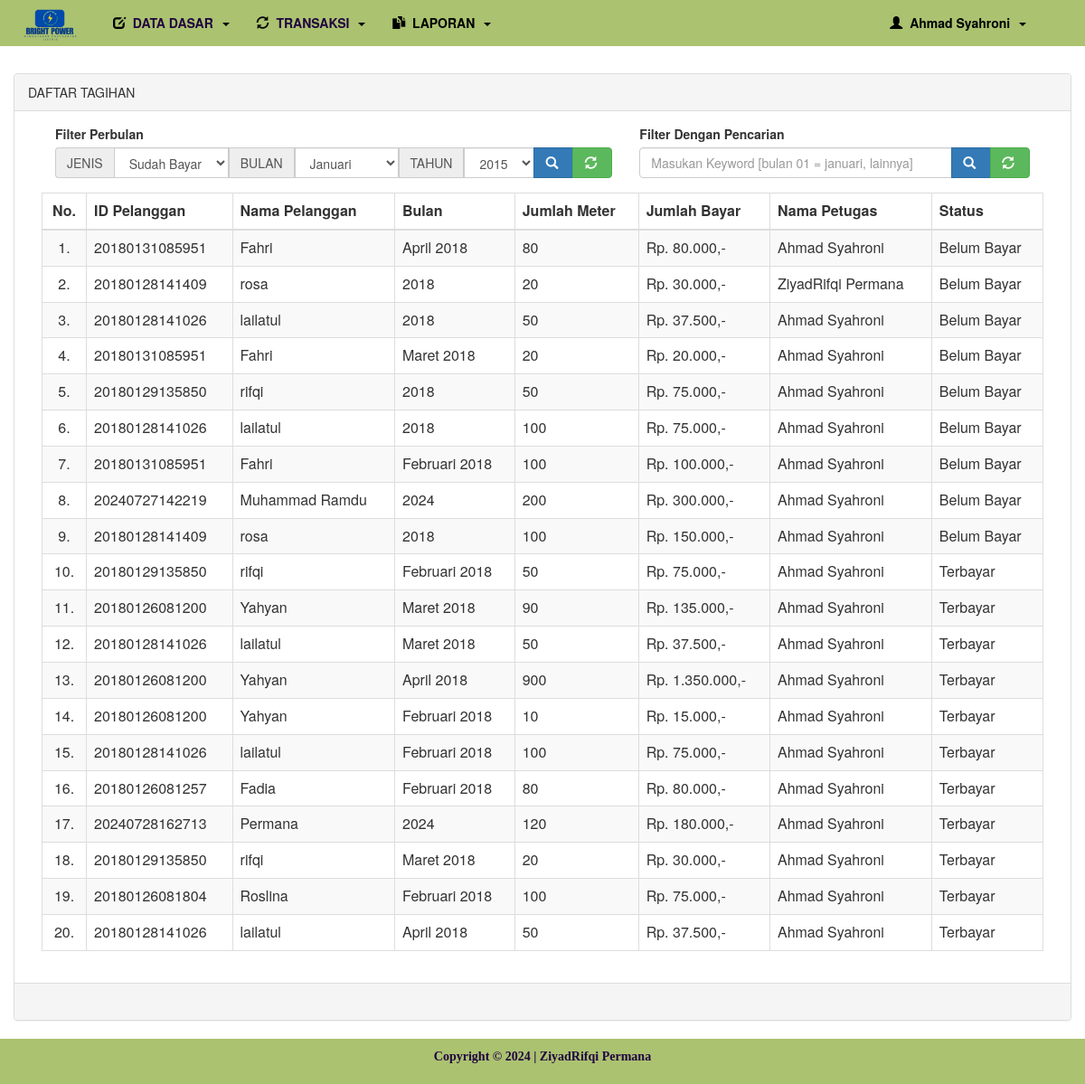
The page /pln/hal_utama.php?menu=tagihan (signed in) on the database its author committed.
### tables this page shows
CREATE TABLE `tagihan` (
  `id_tagihan` int(11) NOT NULL,
  `id_pelanggan` varchar(14) NOT NULL,
  `bulan` varchar(2) NOT NULL,
  `tahun` year(4) NOT NULL,
  `jumlah_meter` int(11) NOT NULL,
  `tarif_perkwh` double NOT NULL,
  `jumlah_bayar` double NOT NULL,
  `status` varchar(15) NOT NULL,
  `id_petugas` varchar(12) NOT NULL
);

### pln/tagihan.php (the view, shortened to what this page needs)
<?php
	$cari ="";
?>
<!DOCTYPE html>
<html>
<head>
</head>
<body>
	<div class="container-fluid">
		<div class="row">
			<div class="col-md-12">
				<div class="panel panel-default">
					<div class="panel-heading">
						DAFTAR TAGIHAN
					</div>
					<div class="panel-body">
						<form method="post">
							<div class="col-md-12">
								<div class="col-md-7 pull-left">
									<label>Filter Perbulan</label>
									<div class="input-group">
										<span class="input-group-addon">JENIS</span>
										<select name="laporan" class="form-control">
											<option value="Terbayar" <?php if(@$status=="Terbayar"){echo "selected";} ?>>Sudah Bayar</option>
										</select>
										<span class="input-group-addon">BULAN</span>
										<select name="bulan" class="form-control">
											<?php
												for ($a=1; $a <=12 ; $a++) {
													if ($a<10) {
														$b = "0".$a;
													}else{
														$b = $a;
													} ?>
													<option value="<?php echo $b; ?>" <?php if($b==@$bln_cari){echo "selected";} ?>><?php $aksi->bulan($b); ?></option>
												<?php } ?>
										</select>
										<div class="input-group-addon" id="pri">TAHUN</div>
										<select name="tahun" class="form-control">
											<?php
											for ($a=date("2015"); $a < 2031; $a++) {
											?>
											<option value="<?php echo $a; ?>" <?php if($a==@$thn_cari){echo "selected";} ?>><?php echo @$a; ?></option>
											<?php } ?>
										</select>
										<div class="input-group-btn">
											<button type="submit" name="bcari" class="btn btn-primary"><span class="glyphicon glyphicon-search"></span>&nbsp;</button>
											<button type="submit"  name="brefresh" class="btn btn-success"><span class="glyphicon glyphicon-refresh"></span>&nbsp;</button>
										</div>
									</div>
								</div>
								<div class="col-md-5 pull-right">
									<label>Filter Dengan Pencarian</label>
									<div class="input-group">
										<input type="text" name="tcari" class="form-control" placeholder="Masukan Keyword [bulan 01 = januari, lainnya]" value="<?php echo @$text ?>">
										<div class="input-group-btn">
											<button type="submit" name="bcari_text" class="btn btn-primary"><span class="glyphicon glyphicon-search"></span>&nbsp;</button>
											<button type="submit"  name="brefresh" class="btn btn-success"><span class="glyphicon glyphicon-refresh"></span>&nbsp;</button>
										</div>
									</div>
								</div>
							</div>
						</form>
						<br>
						<div class="col-md-12">
							<div class="table-responsive">
								<table class="table table-bordered table-striped table-hover">
									<thead>
										<th><center>No.</center></th>
										<th>ID Pelanggan</th>
										<th>Nama Pelanggan</th>
										<th>Bulan</th>
										<th>Jumlah Meter</th>
										<th>Jumlah Bayar</th>
										<th>Nama Petugas</th>
										<th>Status</th>
									</thead>
									<tbody>
										<?php
											$no=0;
											$a = $aksi->tampil("qw_tagihan",$cari,"ORDER BY status ASC");
											if (empty($a)) {
												$aksi->no_record(8);
											}else{
												foreach ($a as $r) {
													$no++;
										?>
											<tr>
												<td align="center"><?php echo $no; ?>.</td>
												<td><?php echo $r['id_pelanggan']; ?></td>
												<td><?php echo $r['nama_pelanggan']; ?></td>
												<td><?php $aksi->bulan($r['bulan']);echo " ".$r['tahun']; ?></td>
												<td><?php echo $r['jumlah_meter']; ?></td>
												<td><?php $aksi->rupiah($r['jumlah_bayar']); ?></td>
												<td><?php echo $r['nama_petugas']; ?></td>
												<td><?php echo $r['status']; ?></td>
											</tr>
										<?php } } ?>
									</tbody>
								</table>
							</div>
						</div>
					</div>
					<div class="panel-footer">&nbsp;</div>
				</div>
			</div>
		</div>
	</div>
</body>
</html>

### library/fungsi.php (shortened to what this page needs)
<?php
class oop {
    private $conn;
    public function __construct($connection) {
        $this->conn = $connection;
    }
    public function tampil($table, $where = '', $cari = '') {
        $sql = "SELECT * FROM $table $where $cari";
        $result = $this->conn->query($sql);
        $data = [];
        while ($row = $result->fetch_assoc()) {
            $data[] = $row;
        }
        return $data;
    }
    public function rupiah($uang) {
        echo "Rp. ".number_format($uang, 0, ',', '.').",-";
    }
    public function bulan($bulan) {
        $bln = [
            '01' => 'Januari', '02' => 'Februari', '03' => 'Maret', '04' => 'April',
            '05' => 'Mei', '06' => 'Juni', '07' => 'Juli', '08' => 'Agustus',
            '09' => 'September', '10' => 'Oktober', '11' => 'November', '12' => 'Desember'
        ];
        echo $bln[$bulan] ?? '';
    }
}
?>

### rows shown on the page
tagihan: id_pelanggan "20180131085951", nama_pelanggan "Fahri", bulan "April", tahun "2018", jumlah_meter "80", jumlah_bayar "80.000", nama_petugas "Ahmad Syahroni", status "Belum Bayar"
tagihan: id_pelanggan "20180128141409", nama_pelanggan "rosa", tahun "2018", jumlah_meter "20", jumlah_bayar "30.000", nama_petugas "ZiyadRifqi Permana", status "Belum Bayar"
tagihan: id_pelanggan "20180128141026", nama_pelanggan "lailatul", tahun "2018", jumlah_meter "50", jumlah_bayar "37.500", nama_petugas "Ahmad Syahroni", status "Belum Bayar"
tagihan: id_pelanggan "20180131085951", nama_pelanggan "Fahri", bulan "Maret", tahun "2018", jumlah_meter "20", jumlah_bayar "20.000", nama_petugas "Ahmad Syahroni", status "Belum Bayar"
tagihan: id_pelanggan "20180129135850", nama_pelanggan "rifqi", tahun "2018", jumlah_meter "50", jumlah_bayar "75.000", nama_petugas "Ahmad Syahroni", status "Belum Bayar"
tagihan: id_pelanggan "20180128141026", nama_pelanggan "lailatul", tahun "2018", jumlah_meter "100", jumlah_bayar "75.000", nama_petugas "Ahmad Syahroni", status "Belum Bayar"
tagihan: id_pelanggan "20180131085951", nama_pelanggan "Fahri", bulan "Februari", tahun "2018", jumlah_meter "100", jumlah_bayar "100.000", nama_petugas "Ahmad Syahroni", status "Belum Bayar"
tagihan: id_pelanggan "20240727142219", nama_pelanggan "Muhammad Ramdu", tahun "2024", jumlah_meter "200", jumlah_bayar "300.000", nama_petugas "Ahmad Syahroni", status "Belum Bayar"
tagihan: id_pelanggan "20180128141409", nama_pelanggan "rosa", tahun "2018", jumlah_meter "100", jumlah_bayar "150.000", nama_petugas "Ahmad Syahroni", status "Belum Bayar"
tagihan: id_pelanggan "20180129135850", nama_pelanggan "rifqi", bulan "Februari", tahun "2018", jumlah_meter "50", jumlah_bayar "75.000", nama_petugas "Ahmad Syahroni", status "Terbayar"
tagihan: id_pelanggan "20180126081200", nama_pelanggan "Yahyan", bulan "Maret", tahun "2018", jumlah_meter "90", jumlah_bayar "135.000", nama_petugas "Ahmad Syahroni", status "Terbayar"
tagihan: id_pelanggan "20180128141026", nama_pelanggan "lailatul", bulan "Maret", tahun "2018", jumlah_meter "50", jumlah_bayar "37.500", nama_petugas "Ahmad Syahroni", status "Terbayar"
tagihan: id_pelanggan "20180126081200", nama_pelanggan "Yahyan", bulan "April", tahun "2018", jumlah_meter "900", jumlah_bayar "1.350.000", nama_petugas "Ahmad Syahroni", status "Terbayar"
tagihan: id_pelanggan "20180126081200", nama_pelanggan "Yahyan", bulan "Februari", tahun "2018", jumlah_meter "10", jumlah_bayar "15.000", nama_petugas "Ahmad Syahroni", status "Terbayar"
tagihan: id_pelanggan "20180128141026", nama_pelanggan "lailatul", bulan "Februari", tahun "2018", jumlah_meter "100", jumlah_bayar "75.000", nama_petugas "Ahmad Syahroni", status "Terbayar"
tagihan: id_pelanggan "20180126081257", nama_pelanggan "Fadia", bulan "Februari", tahun "2018", jumlah_meter "80", jumlah_bayar "80.000", nama_petugas "Ahmad Syahroni", status "Terbayar"
tagihan: id_pelanggan "20240728162713", nama_pelanggan "Permana", tahun "2024", jumlah_meter "120", jumlah_bayar "180.000", nama_petugas "Ahmad Syahroni", status "Terbayar"
tagihan: id_pelanggan "20180129135850", nama_pelanggan "rifqi", bulan "Maret", tahun "2018", jumlah_meter "20", jumlah_bayar "30.000", nama_petugas "Ahmad Syahroni", status "Terbayar"
tagihan: id_pelanggan "20180126081804", nama_pelanggan "Roslina", bulan "Februari", tahun "2018", jumlah_meter "100", jumlah_bayar "75.000", nama_petugas "Ahmad Syahroni", status "Terbayar"
tagihan: id_pelanggan "20180128141026", nama_pelanggan "lailatul", bulan "April", tahun "2018", jumlah_meter "50", jumlah_bayar "37.500", nama_petugas "Ahmad Syahroni", status "Terbayar"

### other values the page prints
$_SESSION['nama_petugas'] "Ahmad Syahroni"
form field bulan "Januari"
form field tahun "2015"
